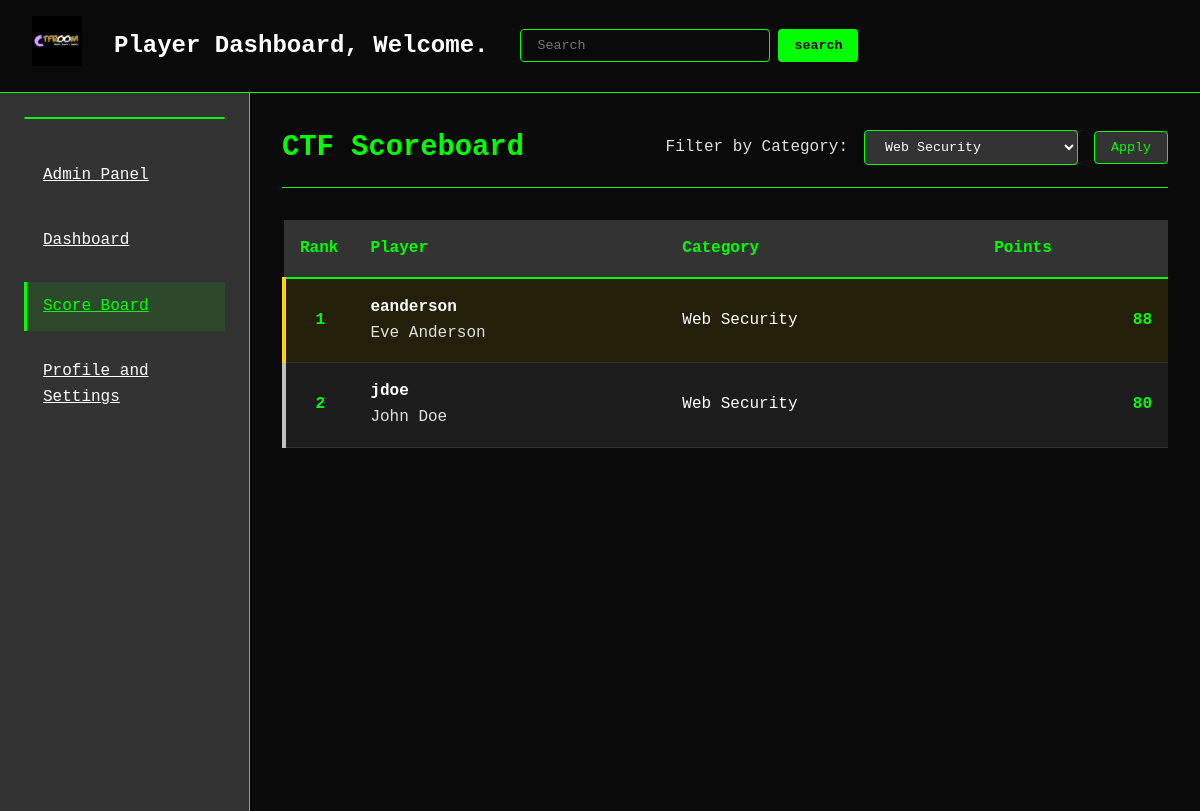
The page /scoreboard.php?category=Web Security on the database its author committed.
### tables this page shows
CREATE TABLE `users` (
  `id` int(11) NOT NULL,
  `username` varchar(50) NOT NULL,
  `first_name` varchar(50) NOT NULL,
  `last_name` varchar(50) NOT NULL,
  `email` varchar(100) NOT NULL,
  `category` enum('Web Security','Software Engineering','Linux','Binary Exploitation','General') NOT NULL,
  `points` int(11) DEFAULT 0
);

### scoreboard.php (the view, shortened to what this page needs)
<?php
$db_host = 'localhost';
$db_name = 'ctfroom';
$db_user = 'root';
$db_pass = '';
try {
    $pdo = new PDO("mysql:host=$db_host;dbname=$db_name", $db_user, $db_pass);
    $pdo->setAttribute(PDO::ATTR_ERRMODE, PDO::ERRMODE_EXCEPTION);
} catch(PDOException $e) {
    die("Database connection failed: " . $e->getMessage());
}
$category_filter = isset($_GET['category']) ? $_GET['category'] : '';
$query = "SELECT id, username, first_name, last_name, category, points FROM users";
if (!empty($category_filter)) {
    $query .= " WHERE category = :category";
}
$query .= " ORDER BY points DESC";
try {
    $stmt = $pdo->prepare($query);
    if (!empty($category_filter)) {
        $stmt->bindParam(':category', $category_filter);
    }
    $stmt->execute();
    $users = $stmt->fetchAll(PDO::FETCH_ASSOC);
} catch (PDOException $e) {
    die("Error fetching users: " . $e->getMessage());
}
$categories = [];
try {
    $stmt = $pdo->query("SELECT DISTINCT category FROM users WHERE category IS NOT NULL");
    $categories = $stmt->fetchAll(PDO::FETCH_COLUMN);
} catch (PDOException $e) {
}
?>
<!DOCTYPE html>
<html lang="en">
<head>
    <link rel="stylesheet" href="https://cdnjs.cloudflare.com/ajax/libs/font-awesome/6.4.0/css/all.min.css">
</head>
<body>
    <section id="section-heading">
        <div class="heading-container">
            <div class="left">
                <a href="home.php" class="logo"><img src="images/logo.png" alt=""></a>
                <h2>Player Dashboard, Welcome.</h2>
                <form action="" method="post">
                    <input type="search" name="search" id="search" placeholder="Search">
                    <input type="submit" value="search">
                </form>
            </div>
        </div>
    </section>
    <section id="dash-section">
        <div class="dash-section-left">
            <div class="side-container">
                <img src="lab/webcam_settings(1).png" alt="">
                <div class="side-bar">
                    <ul>
                        <li><a href="admin.php">Admin Panel</a></li>
                        <li><a href="dashboard.php">Dashboard</a></li>
                        <li><a href="scoreboard.php" class="active">Score Board</a></li>
                        <li><a href="profile.php">Profile and Settings</a></li>
                    </ul>
                </div>
            </div>
        </div>
        <div class="dash-section-right">
            <div class="scoreboard-header">
                <h1 class="scoreboard-title">CTF Scoreboard</h1>
                <form method="get" class="category-filter">
                    <label for="category">Filter by Category:</label>
                    <select name="category" id="category">
                        <?php foreach ($categories as $cat): ?>
                            <option value="<?php echo htmlspecialchars($cat); ?>"
                                <?php echo ($category_filter === $cat) ? 'selected' : ''; ?>>
                                <?php echo htmlspecialchars($cat); ?>
                            </option>
                        <?php endforeach; ?>
                    </select>
                    <button type="submit">Apply</button>
                </form>
            </div>
            <table class="scoreboard-table">
                <thead>
                    <tr>
                        <th>Rank</th>
                        <th>Player</th>
                        <th>Category</th>
                        <th>Points</th>
                    </tr>
                </thead>
                <tbody>
                    <?php if (empty($users)): ?>
                        <tr>
                            <td colspan="4" style="text-align: center;">No players found</td>
                        </tr>
                    <?php else: ?>
                        <?php foreach ($users as $index => $user): ?>
                            <tr class="<?php
                                echo ($index === 0) ? 'first-place' : '';
                                echo ($index === 1) ? 'second-place' : '';
                                echo ($index === 2) ? 'third-place' : '';
                            ?>">
                                <td class="rank"><?php echo $index + 1; ?></td>
                                <td>
                                    <span class="username"><?php echo htmlspecialchars($user['username']); ?></span><br>
                                    <span class="name"><?php echo htmlspecialchars($user['first_name'] . ' ' . $user['last_name']); ?></span>
                                </td>
                                <td class="category"><?php echo htmlspecialchars($user['category'] ?? 'N/A'); ?></td>
                                <td class="points"><?php echo htmlspecialchars($user['points']); ?></td>
                            </tr>
                        <?php endforeach; ?>
                    <?php endif; ?>
                </tbody>
            </table>
        </div>
    </section>
</body>
</html>

### scoreboard.php (style rules this page uses)
:root { --primary-dark: #0a0a0a; --primary-accent: #00ff00; --secondary-accent: #ff3333; --neutral-light: #ffffff; --neutral-mid: #e0e0e0; --neutral-dark: #333333; --success: #00cc66; --warning: #ffcc00; --danger: #ff3333; }
* { margin: 0; padding: 0; box-sizing: border-box; font-family: 'Courier New', monospace; }
body { background-color: var(--primary-dark); color: var(--neutral-light); line-height: 1.6; }
#section-heading { background-color: var(--primary-dark); border-bottom: 1px solid var(--primary-accent); padding: 1rem 2rem; }
.heading-container { display: flex; justify-content: space-between; align-items: center; max-width: 1400px; margin: 0 auto; }
.left { display: flex; align-items: center; gap: 2rem; }
.logo img { height: 50px; filter: invert(1) hue-rotate(90deg); }
h2 { color: var(--neutral-light); font-size: 1.5rem; font-weight: 600; }
form { display: flex; gap: 0.5rem; }
input[type="search"] { padding: 0.5rem 1rem; border: 1px solid var(--primary-accent); background-color: var(--primary-dark); color: var(--neutral-light); border-radius: 4px; min-width: 250px; }
input[type="submit"] { padding: 0.5rem 1rem; background-color: var(--primary-accent); color: var(--primary-dark); border: none; border-radius: 4px; cursor: pointer; font-weight: bold; transition: all 0.3s; }
#dash-section { display: grid; grid-template-columns: 250px 1fr; max-width: 1800px; margin: 0 auto; min-height: calc(100vh - 82px); }
.dash-section-left { background-color: var(--neutral-dark); padding: 1.5rem; border-right: 1px solid var(--primary-accent); }
.side-container { display: flex; flex-direction: column; gap: 2rem; }
.side-container img { width: 100%; border: 1px solid var(--primary-accent); border-radius: 4px; }
.side-bar ul { list-style: none; display: flex; flex-direction: column; gap: 1rem; }
.side-bar li a { display: block; padding: 0.75rem 1rem; color: var(--neutral-light); border-left: 3px solid transparent; transition: all 0.3s; }
.side-bar li a:hover, .side-bar li a.active { background-color: rgba(0, 255, 0, 0.1); border-left: 3px solid var(--primary-accent); color: var(--primary-accent); }
.dash-section-right { padding: 2rem; background-color: var(--primary-dark); }
.scoreboard-header { display: flex; justify-content: space-between; align-items: center; margin-bottom: 2rem; padding-bottom: 1rem; border-bottom: 1px solid var(--primary-accent); }
.scoreboard-title { font-size: 1.8rem; color: var(--primary-accent); }
.category-filter { display: flex; align-items: center; gap: 1rem; }
.category-filter label { color: var(--neutral-mid); }
.category-filter select { padding: 0.5rem 1rem; background-color: var(--neutral-dark); color: var(--neutral-light); border: 1px solid var(--primary-accent); border-radius: 4px; }
.category-filter button { padding: 0.5rem 1rem; background-color: var(--neutral-dark); color: var(--primary-accent); border: 1px solid var(--primary-accent); border-radius: 4px; cursor: pointer; transition: all 0.3s; }
.scoreboard-table { width: 100%; border-collapse: collapse; margin-top: 1rem; }
.scoreboard-table th { background-color: var(--neutral-dark); color: var(--primary-accent); padding: 1rem; text-align: left; border-bottom: 2px solid var(--primary-accent); }
.scoreboard-table td { padding: 1rem; border-bottom: 1px solid var(--neutral-dark); }
.scoreboard-table tr:nth-child(even) { background-color: rgba(0, 255, 0, 0.05); }
.rank { font-weight: bold; color: var(--primary-accent); width: 50px; text-align: center; }
.username { font-weight: bold; }
.name { color: var(--neutral-mid); }
.category { text-transform: capitalize; }
.points { font-weight: bold; text-align: right; color: var(--primary-accent); }
.first-place { background-color: rgba(255, 215, 0, 0.1) !important; border-left: 4px solid gold; }
.second-place { background-color: rgba(192, 192, 192, 0.1) !important; border-left: 4px solid silver; }

### rows shown on the page
users: username "eanderson", first_name+last_name "Eve Anderson", category "Web Security", points "88"
users: username "jdoe", first_name+last_name "John Doe", category "Web Security", points "80"

### other values the page prints
form field category "Web Security"
